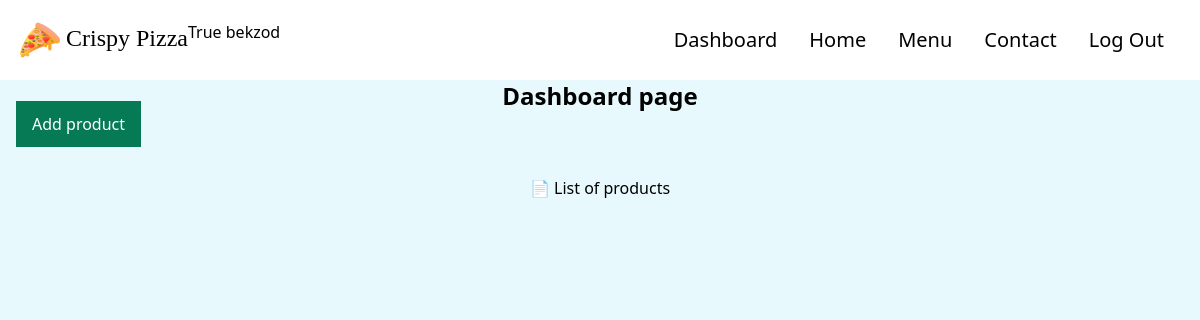
/dashboard/ (signed in), run on an earlier commit of the app's database.
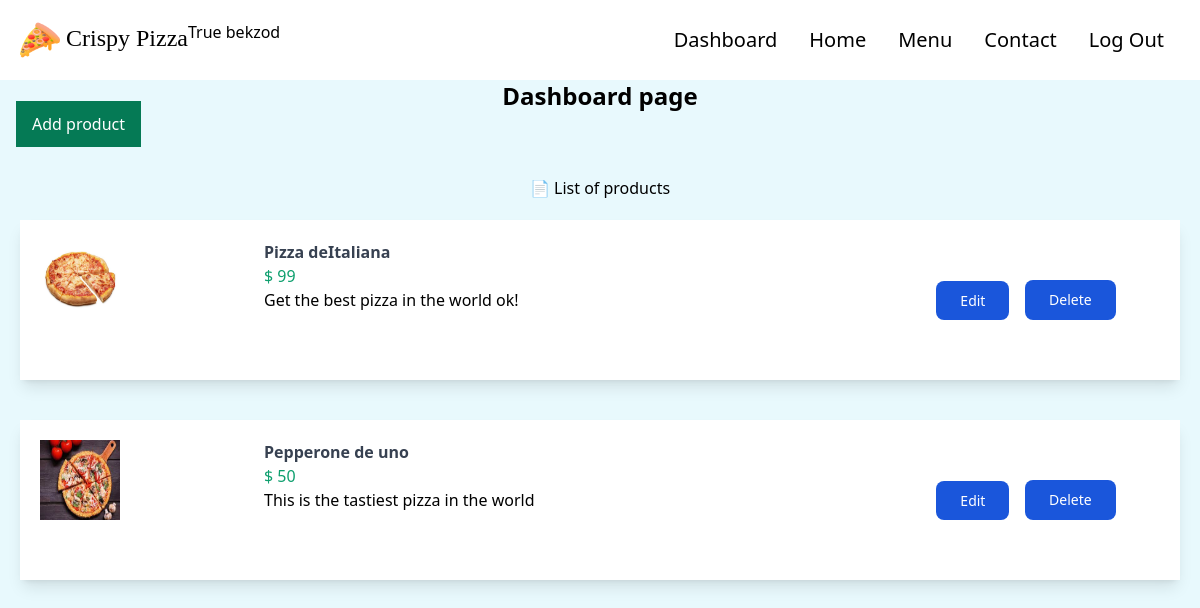
And on a later commit of the database.
### store/models.py (models this page shows, shortened)
class Product(models.Model):
    PRODUCT_TYPES = (
        ("Pizza", "pizza"),
        ("Nonpizza", "nonpizza")
    )
    id = models.UUIDField(primary_key=True, default=uuid.uuid4, editable=False)
    name = models.CharField(max_length=100)
    price = models.IntegerField()
    desc = models.TextField(max_length=500)
    image = models.ImageField(blank=True, upload_to='images')
    created_at = models.DateField(auto_now_add=True)
    updated_at = models.DateField(auto_now=True)
    product_type = models.CharField(max_length=10, choices=PRODUCT_TYPES)

### store/views.py (the view)
# urls.py: path('dashboard/', views.dashboard, name='dashboard'),
@user_passes_test(lambda user: user.is_superuser, login_url="store:products")
def dashboard(request):
    products = Product.objects.all()
    context = { 'products': products }
    return render(request, 'store/dashboard.html', context)

### store/templates/store/dashboard.html (shortened to what this page needs)
{% extends 'store/base.html' %} {% block content %}
<h1 class="text-2xl font-bold text-center">Dashboard page</h1>
<div class="flex flex-col">
  <div>
    <a
      class="ml-4 px-4 bg-green-600 text-white p-3"
      href="{% url 'store:add_product' %}"
      >Add product</a
    >
  </div>
  <div class="mt-10">
    <p class="text-center">📄 List of products</p>
  </div>
  {% for product in products %}
  <div class="itemcontainer bg-white flex shadow-lg m-5 p-5">
    <span class="w-1/5">
      <img class="w-20 h-20" src="{{product.image.url}}" alt="" />
    </span>
    <span class="w-2/5">
      <div class="font-bold text-gray-700">{{product.name}}</div>
      <div class="text-green-500">$ {{product.price}}</div>
      <div>{{product.desc}}</div>
    </span>
    <div class="flex ml-auto items-center">
      <span class="w-1/5 my-10 mx-5">
        <a
          class="text-white bg-blue-700 hover:bg-blue-800 focus:ring-4 focus:outline-none focus:ring-blue-300 font-medium rounded-lg text-sm px-6 py-2.5 text-center dark:bg-blue-600 dark:hover:bg-blue-700 dark:focus:ring-blue-800"
          href="{% url 'store:update_product' product.id %}"
          >Edit
        </a>
      </span>
      <span class="w-1/5 my-10 mx-5">
        <form
          action="{% url 'store:delete_product' product.pk %}"
          method="post"
          style="display: inline"
        >
          <button
            class="text-white bg-blue-700 hover:bg-blue-800 focus:ring-4 focus:outline-none focus:ring-blue-300 font-medium rounded-lg text-sm px-6 py-2.5 text-center dark:bg-blue-600 dark:hover:bg-blue-700 dark:focus:ring-blue-800"
            type="submit"
            onclick="return confirm('Are you sure you want to delete {{product.name}}?');"
          >
            Delete
          </button>
        </form>
      </span>
    </div>
  </div>
  {% endfor %}
</div>
{% endblock %}

What changed in the data, as far as the page shows it:
added Product: image (picture), name "Pizza deItaliana", price "99", desc "Get the best pizza in the world ok!"
added Product: image (picture), name "Pepperone de uno", price "50", desc "This is the tastiest pizza in the world"
